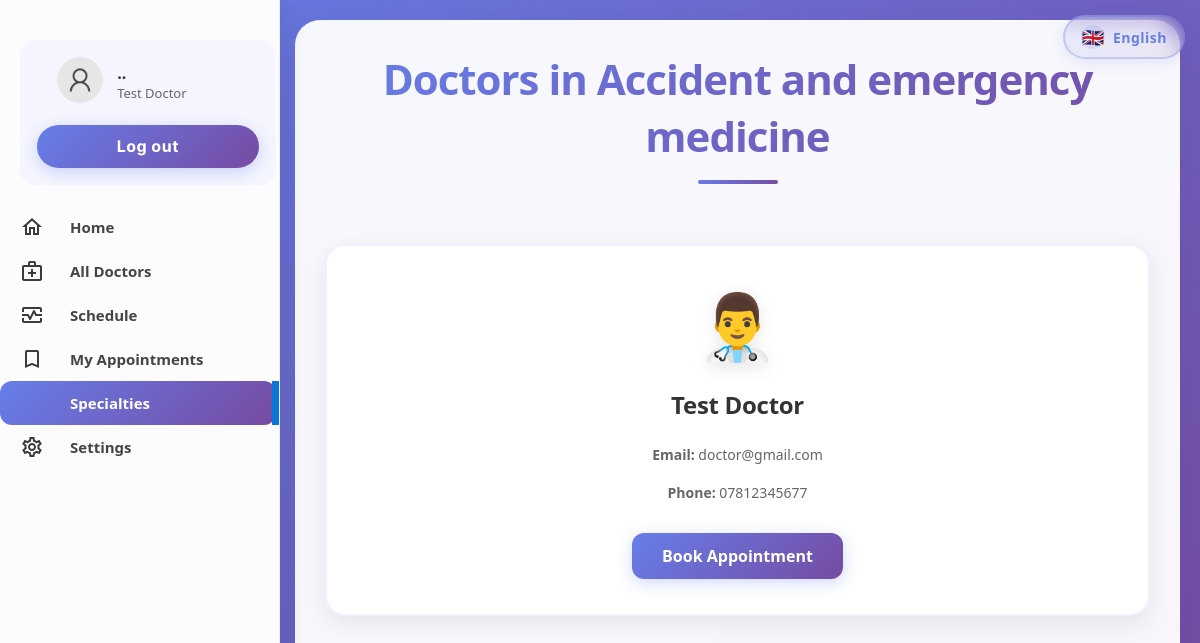
Screenshot of /patient/doctors_by_specialty.php?id=1 (signed in) with the database file from the repository.
### tables this page shows
CREATE TABLE IF NOT EXISTS `specialties` (
  `id` int(2) NOT NULL,
  `sname` varchar(50) DEFAULT NULL,
  PRIMARY KEY (`id`)
);

CREATE TABLE IF NOT EXISTS `doctor` (
  `docid` int(11) NOT NULL AUTO_INCREMENT,
  `docemail` varchar(255) DEFAULT NULL,
  `docname` varchar(255) DEFAULT NULL,
  `docpassword` varchar(255) DEFAULT NULL,
  `docnic` varchar(15) DEFAULT NULL,
  `doctel` varchar(15) DEFAULT NULL,
  `specialties` int(2) DEFAULT NULL,
  PRIMARY KEY (`docid`),
  KEY `specialties` (`specialties`)
);

### translations.php (called while the page is built, shortened)
<?php
$current_lang = $_SESSION['lang'];
$specialty_translations = [
    'en' => [
        'Accident and emergency medicine' => 'Accident and emergency medicine',
        'Paediatrics' => 'Paediatrics',
        'Clinical radiology' => 'Clinical radiology',
        'Dental, oral and maxillo-facial surgery' => 'Dental, oral and maxillo-facial surgery',
        'Cardiology' => 'Cardiology',
        'Internal medicine' => 'Internal medicine',
        'General surgery' => 'General surgery',
        'Gastroenterology' => 'Gastroenterology',
        'Endocrinology' => 'Endocrinology',
        'Nephrology' => 'Nephrology',
        'Neuro-psychiatry' => 'Neuro-psychiatry',
        'Neurosurgery' => 'Neurosurgery',
        'Obstetrics and gynecology' => 'Obstetrics and gynecology',
        'Ophthalmology' => 'Ophthalmology',
        'Orthopaedics' => 'Orthopaedics',
        'Otorhinolaryngology' => 'Otorhinolaryngology',
        'Dermatology' => 'Dermatology',
        'Neurology' => 'Neurology',
        'Psychiatry' => 'Psychiatry',
        'General Medicine' => 'General Medicine',
        'Radiology' => 'Radiology',
        'Urology' => 'Urology',
        'Oncology' => 'Oncology',
    ],
    'ar' => [
        'Accident and emergency medicine' => 'طب الحوادث والطوارئ',
        'Paediatrics' => 'طب الأطفال',
        'Clinical radiology' => 'الأشعة السريرية',
        'Dental, oral and maxillo-facial surgery' => 'جراحة الفم والوجه والفكين',
        'Cardiology' => 'أمراض القلب',
        'Internal medicine' => 'الطب الباطني',
        'General surgery' => 'الجراحة العامة',
        'Gastroenterology' => 'أمراض الجهاز الهضمي',
        'Endocrinology' => 'الغدد الصماء',
        'Nephrology' => 'أمراض الكلى',
        'Neuro-psychiatry' => 'الطب النفسي العصبي',
        'Neurosurgery' => 'جراحة الأعصاب',
        'Obstetrics and gynecology' => 'طب النساء والتوليد',
        'Ophthalmology' => 'طب العيون',
        'Orthopaedics' => 'جراحة العظام',
        'Otorhinolaryngology' => 'طب الأنف والأذن والحنجرة',
        'Dermatology' => 'الأمراض الجلدية',
        'Neurology' => 'طب الأعصاب',
        'Psychiatry' => 'الطب النفسي',
        'General Medicine' => 'الطب العام',
        'Radiology' => 'الأشعة',
        'Urology' => 'جراحة المسالك البولية',
        'Oncology' => 'الأورام',
    ]
];
function translateSpecialty($specialty_name) {
    global $specialty_translations, $current_lang;
    if (isset($specialty_translations[$current_lang][$specialty_name])) {
        return $specialty_translations[$current_lang][$specialty_name];
    }
    return $specialty_name;
}
function t($key, $default = '') {
    global $translations, $current_lang;
    if (isset($translations[$current_lang][$key])) {
        return $translations[$current_lang][$key];
    }
    return $default !== '' ? $default : $key;
}
function getLang() {
    global $current_lang;
    return $current_lang;
}
function isArabic() {
    return getLang() === 'ar';
}
?>

### patient/doctors_by_specialty.php (the view, shortened to what this page needs)
<?php
    if(isset($_SESSION["user"])){
        if(($_SESSION["user"])=="" or $_SESSION['usertype']!='p'){
            header("location: ../login.php");
            exit();
        }else{
            $useremail=$_SESSION["user"];
        }
    }else{
        header("location: ../login.php");
        exit();
    }
    include("../connection.php");
    include("../translations.php");
    $specialty_id = intval($_GET['id']);
    $spec_query = "SELECT sname FROM specialties WHERE id = $specialty_id";
    $spec_result = mysqli_query($database, $spec_query);
    $specialty = translateSpecialty(mysqli_fetch_assoc($spec_result)['sname']);
    $query = "SELECT * FROM doctor WHERE specialties = $specialty_id";
    $result = mysqli_query($database, $query);
    $userrow = $database->query("SELECT * FROM patient WHERE pemail='$useremail'");
    $userfetch = $userrow->fetch_assoc();
    $username = $userfetch["pname"];
?>
<!DOCTYPE html>
<html lang="<?php echo getLang(); ?>" dir="<?php echo isArabic() ? 'rtl' : 'ltr'; ?>">
<head>
  <link rel="stylesheet" href="../css/animations.css">
  <link rel="stylesheet" href="../css/main.css">
  <link rel="stylesheet" href="../css/admin.css">
  <link rel="stylesheet" href="../css/language.css">
</head>
<body>
    <div class="language-switcher-header">
        <?php include("../language-switcher.php"); ?>
    </div>
<div class="container">
<div class="menu" id="sidebarMenu">
  <table class="menu-container" border="0">
    <tr>
      <td style="padding:10px" colspan="2">
        <table border="0" class="profile-container">
          <tr>
            <td width="30%" style="padding-left:20px">
              <img src="../img/user.png" alt="" width="100%" style="border-radius:50%">
            </td>
            <td>
              <p class="profile-title"><?php echo substr($username,0,13); ?>..</p>
              <p class="profile-subtitle"><?php echo substr($useremail,0,22); ?></p>
            </td>
          </tr>
          <tr>
            <td colspan="2">
              <a href="../logout.php"><input type="button" value="<?php echo t('logout'); ?>" class="logout-btn btn-primary-soft btn"></a>
            </td>
          </tr>
        </table>
      </td>
    </tr>
    <tr class="menu-row">
      <td class="menu-btn menu-icon-home">
        <a href="index.php">
          <div><p class="menu-text"><?php echo t('home'); ?></p></div>
        </a>
      </td>
    </tr>
    <tr class="menu-row">
      <td class="menu-btn menu-icon-doctor">
        <a href="doctors.php" class="non-style-link-menu"><div><p class="menu-text"><?php echo t('all_doctors'); ?></p></div></a>
      </td>
    </tr>
    <tr class="menu-row">
      <td class="menu-btn menu-icon-session">
        <a href="schedule.php" class="non-style-link-menu"><div><p class="menu-text"><?php echo t('schedule'); ?></p></div></a>
      </td>
    </tr>
    <tr class="menu-row">
      <td class="menu-btn menu-icon-appoinment">
        <a href="appointment.php" class="non-style-link-menu"><div><p class="menu-text"><?php echo t('my_appointments'); ?></p></div></a>
      </td>
    </tr>
    <tr class="menu-row">
      <td class="menu-btn menu-icon-appoinment menu-active menu-icon-specialties-active ">
        <a href="specialties.php" class="non-style-link-menu"><div><p class="menu-text"><?php echo t('specialties'); ?></p></div></a>
      </td>
    </tr>
    <tr class="menu-row">
      <td class="menu-btn menu-icon-settings">
        <a href="settings.php" class="non-style-link-menu"><div><p class="menu-text"><?php echo t('settings'); ?></p></div></a>
      </td>
    </tr>
  </table>
</div>
<div class="dash-body">
  <h1><?php echo t('doctors_in'); ?> <?php echo htmlspecialchars($specialty); ?></h1>
  <div class="doctors">
    <?php
    if (mysqli_num_rows($result) > 0) {
      $icons = ['👨‍⚕️', '👩‍⚕️', '🩺', '💊', '🫀', '🧠', '👁️', '🦷'];
      $iconIndex = 0;
      while($row = mysqli_fetch_assoc($result)) {
        $icon = $icons[$iconIndex % count($icons)];
        $iconIndex++;
        echo '
          <div class="card">
            <div class="doctor-info">
              <div class="card-icon">'.$icon.'</div>
              <h3>'.htmlspecialchars($row['docname']).'</h3>
              <p><strong>Email:</strong> '.htmlspecialchars($row['docemail']).'</p>
              <p><strong>Phone:</strong> '.htmlspecialchars($row['doctel']).'</p>
            </div>
            <a href="schedule.php?doctor_id='.$row['docid'].'" class="book-btn">'.htmlspecialchars(t('book_appointment')).'</a>
          </div>
        ';
      }
    }
    ?>
  </div>
</div>
</div>
</body>
</html>

### css/main.css (style rules this page uses)
:root { --primarycolor: #0A76D8; --primarycolorhover: #006dd3; --btnice:#D8EBFA; --btnnicetext:#1b62b3; }
body { margin: 0; padding: 0; border-spacing: 0; font-family: 'Inter', sans-serif; }
.btn { cursor: pointer; padding: 8px 20px; outline: none; text-decoration: none; font-size: 15px; letter-spacing: 0.5px; transition: all 0.3s; border-radius: 5px; font-family: 'Inter', sans-serif; }
.btn-primary-soft { background-color: #D8EBFA ; color: #1969AA; font-weight: 500; font-size: 16px; border: none; }
.menu-btn { padding:6px; color: #3b3b3b; background-position: 30% 50%; background-repeat: no-repeat; transition: 0.5s; }
.menu-text { padding-left: 40%; font-weight: 500; font-size: 16px; }
.menu-active { color: var(--primarycolor); border-right: 7px solid var(--primarycolor); background-color: var(); }
.non-style-link-menu:link, .non-style-link-menu:visited, .non-style-link-menu:active { text-decoration: none; color: #e6dbdb; }
.menu-icon-doctor { background-image: url('../img/icons/doctors.svg'); }
.menu-icon-appoinment { background-image: url('../img/icons/book.svg'); }
.menu-icon-settings { background-image: url('../img/icons/settings.svg'); }
.menu-icon-session { background-image: url('../img/icons/session.svg'); }
.menu-icon-home { background-image: url('../img/icons/home.svg'); }
.menu-icon-specialties:hover,.menu-icon-specialties-active { color: var(--primarycolor); background-image: url('../img/icons/book-hover.svg'); }

### css/admin.css (style rules this page uses)
.container { display: flex; flex-wrap: wrap; height: 100vh; }
.menu { border-right: 1.5px solid rgb(235, 235, 235); width: 21%; height: 100vh; box-shadow: 0 0px 0px 2px rgba(9, 198, 231, 0.3); }
.dash-body { width: 79%; height: 100vh; }
.menu-container { width: 100%; border-spacing: 0; }
.profile-title { font-weight: 600; color: #333; font-size: 22px; margin: 0; text-align: left; padding-left: 8%; }
.profile-subtitle { font-weight: 400; color: #666; font-size: 15px; margin: 0; text-align: left; padding-left: 8%; }
.logout-btn { margin-top: 15px !important; width: 100% !important; background: linear-gradient(135deg, #667eea 0%, #764ba2 100%) !important; border: none !important; border-radius: 25px !important; padding: 12px 30px !important; color: white !important; font-weight: 700 !important; box-shadow: 0 4px 15px rgba(102, 126, 234, 0.3) !important; transition: all 0.3s ease !important; cursor: pointer !important; }
.profile-container { background: rgba(102, 126, 234, 0.05) !important; border-radius: 15px !important; padding: 15px !important; margin: 10px !important; width: 100% !important; box-sizing: border-box !important; border: none !important; text-align: center !important; }
.profile-container td[width="30%"] { width: 30% !important; min-width: 30% !important; max-width: 30% !important; }
.profile-container img[src*="user.png"] { width: 100% !important; max-width: 100% !important; height: auto !important; }

### css/language.css (style rules this page uses)
[dir="ltr"] { direction: ltr; text-align: left; }
html { transition: direction 0.3s ease; }

### rows the page displays
specialties: sname "Accident and emergency medicine"
doctor: icon "👨‍⚕️", docname "Test Doctor", docemail "doctor@gmail.com", doctel "07812345677"

### other values shown
substr($useremail,0,22) "Test Doctor"
t('home') "Home"
t('all_doctors') "All Doctors"
t('schedule') "Schedule"
t('my_appointments') "My Appointments"
t('specialties') "Specialties"
t('settings') "Settings"
t('doctors_in') "Doctors in"
